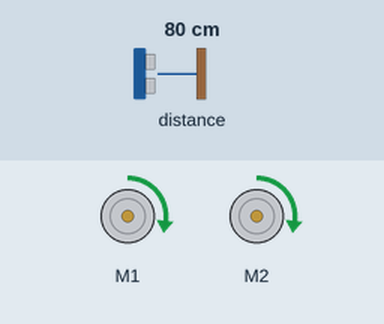
The program below on a simulated BBC micro:bit (MakeCode). Parts: 2 × DC motor (green arrow = forward, orange = backward, longer = faster). Inputs (shaded band) come from the test bench; at power-on: distance to the obstacle 80 cm.

Above: at 1.2 s.
1.3 s: distance to the obstacle set to 12 cm
2.8 s: distance to the obstacle set to 9 cm
At 3.5 s:
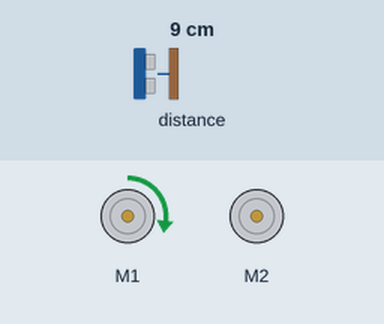
5.8 s: distance to the obstacle set to 18 cm
At 6.4 s:
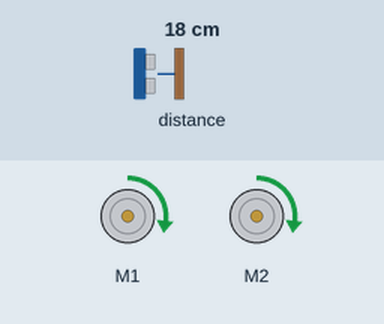
7.5 s: distance to the obstacle set to 2 cm
At 7.61 s:
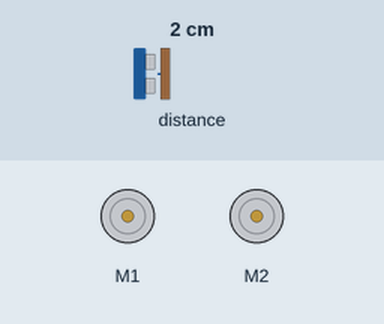
Timing chart, 0 to 11.5 s (numbered marks = the images above; inputs shaded):
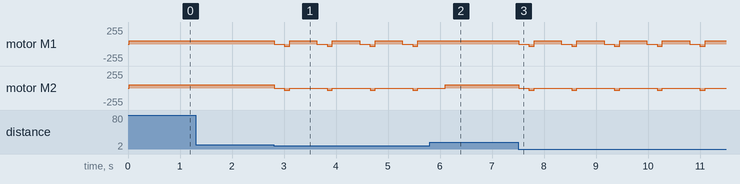

Measured:
- the behaviour switches between 11 and 10 cm on distance to the obstacle (found by bisection; images 0 and 1)
- after the input at 1.3 s, every drawn part: stays the same
- after the input at 2.8 s, motor M1: forward 50/255 → stopped at once, then repeats every 0.82 s: backward 30/255 0.10 s, forward 50/255 0.52 s, stopped 0.20 s; motor M2: forward 50/255 → stopped at once, then repeats every 0.82 s: backward 30/255 0.10 s, stopped 0.72 s
- after the input at 5.8 s, motor M1: stops changing and stays forward 50/255
- after the input at 7.5 s, motor M1: forward 50/255 → stopped at once, then repeats every 0.82 s: backward 30/255 0.10 s, forward 50/255 0.52 s, stopped 0.20 s; motor M2: forward 50/255 → stopped at once, then repeats every 0.82 s: backward 30/255 0.10 s, stopped 0.72 s

The program:

main.ts
```typescript
let DISTANCIA = 0
basic.forever(function () {
    DISTANCIA = maqueen.Ultrasonic(PingUnit.Centimeters)
    if (DISTANCIA > 0 && DISTANCIA <= 10) {
        maqueen.motorStop(maqueen.Motors.All)
        basic.pause(200)
        maqueen.motorRun(maqueen.Motors.M1, maqueen.Dir.CCW, 30)
        maqueen.motorRun(maqueen.Motors.All, maqueen.Dir.CCW, 30)
        basic.pause(100)
        maqueen.motorRun(maqueen.Motors.M1, maqueen.Dir.CW, 50)
        maqueen.motorRun(maqueen.Motors.M2, maqueen.Dir.CW, 0)
        basic.pause(500)
    } else {
        maqueen.motorRun(maqueen.Motors.M1, maqueen.Dir.CW, 50)
        maqueen.motorRun(maqueen.Motors.M2, maqueen.Dir.CW, 50)
    }
})
```

test.ts
```typescript
// aquí va el archivo "tests"; esto no se compilará cuando este paquete se utilice como una extensión.
```
